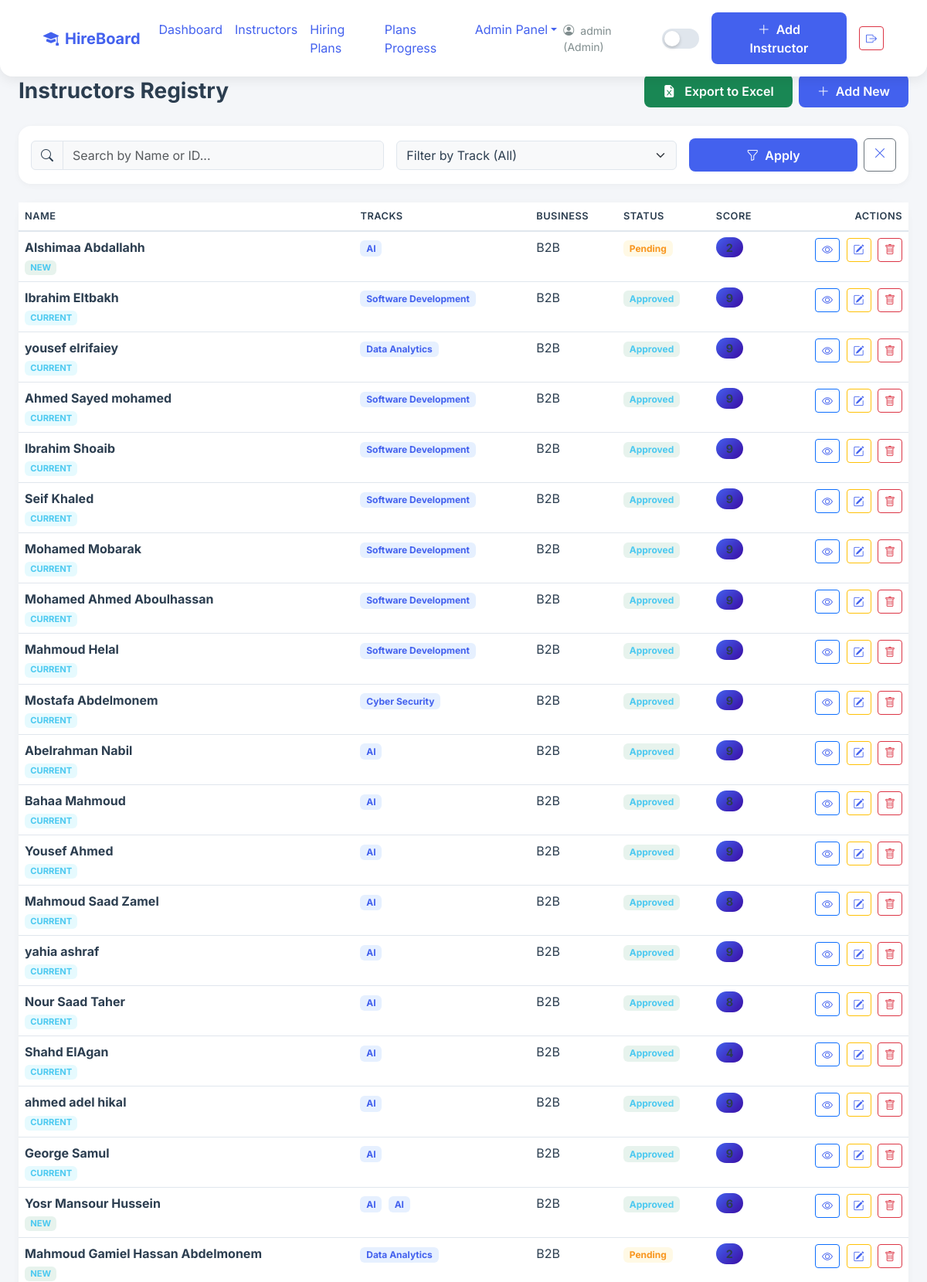
The app's page /instructors/ (signed in, upper part) with its own data.
### app/models.py (models this page shows)
class User(UserMixin, db.Model):
    __tablename__ = 'users'
    id = db.Column(db.Integer, primary_key=True)
    username = db.Column(db.String(100), unique=True, nullable=False)
    password_hash = db.Column(db.String(200), nullable=False)
    role = db.Column(db.String(50), nullable=False)

class Instructor(db.Model):
    __tablename__ = 'instructors'
    id = db.Column(db.Integer, primary_key=True)
    name = db.Column(db.String(255), nullable=False)
    instructor_id = db.Column(db.String(50))
    phone = db.Column(db.String(50))
    cv_url = db.Column(db.String(500))
    video_url = db.Column(db.String(500))
    rate_per_hour = db.Column(db.Numeric(10, 2))
    employment_type = db.Column(db.String(50))
    business_type = db.Column(db.String(50))
    technical_feedback = db.Column(db.String(50))
    first_approval = db.Column(db.String(50))
    second_approval = db.Column(db.String(50))
    review_date = db.Column(db.Date)
    reviewer_name = db.Column(db.String(255))
    notes = db.Column(db.Text)
    score = db.Column(db.Integer, default=0)
    status = db.Column(db.String(20), default='New') # New or Current
    created_at = db.Column(db.DateTime, default=datetime.utcnow)
    plan_id = db.Column(db.Integer, db.ForeignKey('hiring_plans.id'), nullable=True)
    tracks = db.relationship('InstructorTrack', backref='instructor', lazy=True, cascade='all, delete-orphan')

class InstructorTrack(db.Model):
    __tablename__ = 'instructor_tracks'
    id = db.Column(db.Integer, primary_key=True)
    instructor_id = db.Column(db.Integer, db.ForeignKey('instructors.id'), nullable=False)
    track_id = db.Column(db.Integer, db.ForeignKey('tracks.id'), nullable=False)
    profile_id = db.Column(db.Integer, db.ForeignKey('profiles.id'), nullable=False)
    order = db.Column(db.Integer, nullable=False)
    track = db.relationship('Track', backref='instructor_tracks')
    profile = db.relationship('Profile', backref='instructor_tracks')

class Track(db.Model):
    __tablename__ = 'tracks'
    id = db.Column(db.Integer, primary_key=True)
    name = db.Column(db.String(100), unique=True, nullable=False)
    profiles = db.relationship('Profile', backref='track', lazy=True)

### app/routes/instructors.py (the view, shortened to what this page needs)
@instructors_bp.route('/')
@login_required
def list_instructors():
    tracks = Track.query.all()
    query = Instructor.query
    search_term = request.args.get('q', '').strip()
    track_filter = request.args.get('track_id', type=int)
    if track_filter:
        subquery = db.session.query(InstructorTrack.instructor_id)\
            .filter(InstructorTrack.track_id == track_filter).subquery()
        query = query.filter(Instructor.id.in_(subquery))
    instructors = query.distinct().order_by(Instructor.created_at.desc()).all()
    return render_template('instructors/index.html',
                           instructors=instructors,
                           tracks=tracks,
                           search_term=search_term,
                           track_filter=track_filter)

### app/templates/instructors/index.html (shortened to what this page needs)
{% extends 'base.html' %}
{% block content %}
<div class="d-flex justify-content-between align-items-center mb-4 animate-fade-up">
    <h3 class="fw-bold mb-0">Instructors Registry</h3>
    <div class="d-flex gap-2">
        {% if current_user.role == 'Admin' %}
        <a href="{{ url_for('instructors.export_instructors') }}" class="btn btn-success">
            <i class="bi bi-file-earmark-excel-fill me-2"></i> Export to Excel
        </a>
        {% endif %}
        <a href="{{ url_for('instructors.create_instructor') }}" class="btn btn-accent">
            <i class="bi bi-plus-lg me-1"></i> Add New
        </a>
    </div>
</div>
<div class="card p-3 mb-4 animate-fade-up delay-1">
    <form method="GET" action="{{ url_for('instructors.list_instructors') }}" class="row g-3 align-items-center">
        <div class="col-md-5">
            <div class="input-group">
                <span class="input-group-text" style="background: var(--input-bg); border-color: var(--border-color); color: var(--text-secondary);"><i class="bi bi-search"></i></span>
                <input type="text" name="q" class="form-control" placeholder="Search by Name or ID..." value="{{ search_term }}">
            </div>
        </div>
        <div class="col-md-4">
            <select name="track_id" class="form-select">
                <option value="">Filter by Track (All)</option>
            </select>
        </div>
        <div class="col-md-3 d-flex gap-2">
            <button type="submit" class="btn btn-accent flex-grow-1"><i class="bi bi-funnel me-1"></i> Apply</button>
            <a href="{{ url_for('instructors.list_instructors') }}" class="btn btn-outline-secondary" title="Clear Filters"><i class="bi bi-x-lg"></i></a>
        </div>
    </form>
</div>
<div class="card animate-fade-up delay-2">
    <div class="table-responsive">
        <table class="table table-hover mb-0">
            <thead>
                <tr>
                    <th>Name</th>
                    <th>Tracks</th>
                    <th>Business</th>
                    <th>Status</th>
                    <th>Score</th>
                    <th class="text-end">Actions</th>
                </tr>
            </thead>
            <tbody>
                {% for inst in instructors %}
                <tr>
                    <td>
                        <span class="fw-bold">{{ inst.name }}</span>
                        <br>
                        {% if inst.status == 'Current' %}
                            <span class="badge bg-info bg-opacity-10 text-info mt-1" style="font-size: 0.7rem;">CURRENT</span>
                        {% else %}
                            <span class="badge bg-success bg-opacity-10 text-success mt-1" style="font-size: 0.7rem;">NEW</span>
                        {% endif %}
                    </td>
                    <td>
                        {% for t in inst.tracks %}
                            <span class="badge bg-primary bg-opacity-10 text-primary me-1">{{ t.track.name }}</span>
                        {% endfor %}
                    </td>
                    <td>{{ inst.business_type }}</td>
                    <td>
                        {% if inst.first_approval == 'Approved' %}
                            <span class="badge bg-success bg-opacity-10 text-success">Approved</span>
                        {% elif inst.first_approval == 'Pending' %}
                            <span class="badge bg-warning bg-opacity-10 text-warning">Pending</span>
                        {% elif inst.first_approval == 'Rejected' %}
                            <span class="badge bg-danger bg-opacity-10 text-danger">Rejected</span>
                        {% else %}
                            <span class="text-muted">N/A</span>
                        {% endif %}
                    </td>
                    <td><span class="score-badge">{{ inst.score }}</span></td>
                    <td class="text-end">
                        <a href="{{ url_for('instructors.view_instructor', id=inst.id) }}" class="btn btn-sm btn-outline-primary me-1" title="View Profile">
                            <i class="bi bi-eye"></i>
                        </a>
                        {% if current_user.role == 'Admin' %}
                        <a href="{{ url_for('instructors.edit_instructor', id=inst.id) }}" class="btn btn-sm btn-outline-warning me-1" title="Edit">
                            <i class="bi bi-pencil-square"></i>
                        </a>
                        <form method="POST" action="{{ url_for('instructors.delete_instructor', id=inst.id) }}" class="d-inline" onsubmit="return confirm('Are you sure you want to delete this instructor?');">
                            <button type="submit" class="btn btn-sm btn-outline-danger" title="Delete">
                                <i class="bi bi-trash"></i>
                            </button>
                        </form>
                        {% else %}
                        <span class="text-muted small fst-italic">View Only</span>
                        {% endif %}
                    </td>
                </tr>
                {% endfor %}
            </tbody>
        </table>
    </div>
</div>
{% endblock %}

### app/templates/base.html (shortened to what this page needs)
<!DOCTYPE html>
<html lang="en" data-theme="light">
<head>
    <link href="https://cdn.jsdelivr.net/npm/bootstrap@5.3.0/dist/css/bootstrap.min.css" rel="stylesheet">
    <link href="https://cdn.jsdelivr.net/npm/bootstrap-icons@1.11.0/font/bootstrap-icons.css" rel="stylesheet">
    <link rel="stylesheet" href="{{ url_for('static', filename='css/themes.css') }}">
    <link rel="stylesheet" href="{{ url_for('static', filename='css/style.css') }}">
</head>
<body>
    <nav class="navbar navbar-expand-lg fixed-top">
        <div class="container-fluid px-4">
            <a class="navbar-brand fw-bold" href="/">
                <i class="bi bi-mortarboard-fill me-2" style="color: var(--accent);"></i>HireBoard
            </a>
            <div class="collapse navbar-collapse">
                <ul class="navbar-nav me-auto mb-2 mb-lg-0">
                    <li class="nav-item"><a class="nav-link" href="{{ url_for('dashboard.view_dashboard') }}">Dashboard</a></li>
                    <li class="nav-item"><a class="nav-link" href="{{ url_for('instructors.list_instructors') }}">Instructors</a></li>
                    <li class="nav-item"><a class="nav-link" href="{{ url_for('plans.list_plans') }}">Hiring Plans</a></li>
                    {% if current_user.role == 'Admin' %}
                    <li class="nav-item"><a class="nav-link" href="{{ url_for('plans.view_progress') }}">Plans Progress</a></li>
                    {% endif %}
                    {% if current_user.role == 'Admin' %}
                    <li class="nav-item dropdown">
                        <a class="nav-link dropdown-toggle" href="#" role="button" data-bs-toggle="dropdown">Admin Panel</a>
                    </li>
                    {% endif %}
                </ul>
                                <div class="d-flex align-items-center gap-3">
                    <span class="text-muted small d-none d-md-block">
                        <i class="bi bi-person-circle me-1"></i> {{ current_user.username }} ({{ current_user.role }})
                    </span>
                    <button class="theme-toggle" onclick="toggleTheme()"></button>
                    {% if current_user.role == 'Admin' %}
                    <a href="{{ url_for('instructors.create_instructor') }}" class="btn btn-accent">
                        <i class="bi bi-plus-lg me-1"></i> Add Instructor
                    </a>
                    {% endif %}
                    <a href="{{ url_for('auth.logout') }}" class="btn btn-outline-danger btn-sm" title="Logout">
                        <i class="bi bi-box-arrow-right"></i>
                    </a>
                </div>
            </div>
        </div>
    </nav>
    <div class="container-fluid px-4 pt-5 mt-5">
        {% block content %}{% endblock %}
    </div>
</body>
</html>

### app/static/css/themes.css (style rules this page uses)
:root { --bg-body: #f4f6f9; --bg-card: #ffffff; --bg-nav: #ffffff; --text-primary: #2c3e50; --text-secondary: #7f8c8d; --border-color: #e0e6ed; --accent: #4361ee; --accent-hover: #3f37c9; --shadow-sm: 0 2px 8px rgba(0,0,0,0.04); --shadow-md: 0 4px 16px rgba(0,0,0,0.08); --shadow-lg: 0 8px 32px rgba(0,0,0,0.12); --input-bg: #f8f9fa; --table-stripe: #f8f9fa; --kpi-gradient-1: linear-gradient(135deg, #4361ee 0%, #3a0ca3 100%); --kpi-gradient-2: linear-gradient(135deg, #4cc9f0 0%, #4895ef 100%); --kpi-gradient-3: linear-gradient(135deg, #f72585 0%, #b5179e 100%); --kpi-gradient-4: linear-gradient(135deg, #7209b7 0%, #560bad 100%); }
body { background-color: var(--bg-body); color: var(--text-primary); transition: background-color 0.3s ease, color 0.3s ease; }
h1, h2, h3, h4, h5, h6, p, span, div, li, td, th, label, small, strong, b { color: var(--text-primary) !important; }
.text-muted, .small, .text-secondary { color: var(--text-secondary) !important; }
a { color: var(--accent) !important; }
.card, .navbar, .modal-content { background-color: var(--bg-card) !important; border-color: var(--border-color) !important; box-shadow: var(--shadow-sm); transition: all 0.3s ease; }
.form-control, .form-select { background-color: var(--input-bg) !important; color: var(--text-primary) !important; border-color: var(--border-color) !important; }
.form-select option { background-color: var(--input-bg); color: var(--text-primary); }
.table { --bs-table-bg: var(--bg-card); --bs-table-striped-bg: var(--table-stripe); --bs-table-hover-bg: var(--table-stripe); border-color: var(--border-color); }
.badge.bg-primary.bg-opacity-10 { color: var(--accent) !important; }
.badge.bg-success.bg-opacity-10 { color: #4cc9f0 !important; }
.badge.bg-warning.bg-opacity-10 { color: #f8961e !important; }
.badge.bg-info.bg-opacity-10 { color: #4cc9f0 !important; }
.btn-accent { background-color: var(--accent) !important; color: #ffffff !important; border: none; border-radius: 8px; padding: 0.6rem 1.5rem; font-weight: 600; transition: background-color 0.3s ease, transform 0.2s ease; text-decoration: none; display: inline-block; }

### app/static/css/style.css (style rules this page uses)
.animate-fade-up { animation: fadeInUp 0.6s ease-out forwards; opacity: 0; }
.delay-1 { animation-delay: 0.1s; }
.delay-2 { animation-delay: 0.2s; }
body { font-family: 'Inter', -apple-system, BlinkMacSystemFont, "Segoe UI", Roboto, sans-serif; }
.navbar { box-shadow: var(--shadow-md); margin-bottom: 2rem; padding: 1rem 2rem; border-radius: 0 0 16px 16px; }
.card { border-radius: 16px; border: none; box-shadow: var(--shadow-sm); transition: transform 0.3s ease, box-shadow 0.3s ease; }
.table thead th { border-bottom: 2px solid var(--border-color); font-weight: 600; text-transform: uppercase; font-size: 0.8rem; letter-spacing: 0.5px; }
.table-hover tbody tr { transition: background-color 0.2s ease; }
.btn-accent { background-color: var(--accent); color: white; border: none; border-radius: 8px; padding: 0.6rem 1.5rem; font-weight: 600; transition: background-color 0.3s ease, transform 0.2s ease; }
.btn-success { background-color: #198754 !important; color: #ffffff !important; border: none; border-radius: 8px; padding: 0.6rem 1.5rem; font-weight: 600; transition: all 0.3s ease; text-decoration: none; display: inline-block; }
.theme-toggle { width: 50px; height: 26px; border-radius: 13px; background-color: var(--border-color); position: relative; cursor: pointer; border: none; transition: background-color 0.3s ease; }
.theme-toggle::after { content: ''; position: absolute; top: 3px; left: 3px; width: 20px; height: 20px; border-radius: 50%; background-color: white; transition: transform 0.3s ease; box-shadow: 0 2px 4px rgba(0,0,0,0.2); }

### records on screen
User: username "admin", role "Admin"
Instructor: name "Alshimaa Abdallahh", status "NEW", business_type "B2B", first_approval "Pending", score "2"
InstructorTrack: track.name "AI"
Instructor: name "Ibrahim Eltbakh", status "CURRENT", business_type "B2B", first_approval "Approved", score "9"
InstructorTrack: track.name "Software Development"
Instructor: name "yousef elrifaiey", status "CURRENT", business_type "B2B", first_approval "Approved", score "9"
InstructorTrack: track.name "Data Analytics"
Instructor: name "Ahmed Sayed mohamed", status "CURRENT", business_type "B2B", first_approval "Approved", score "9"
InstructorTrack: track.name "Software Development"
Instructor: name "Ibrahim Shoaib", status "CURRENT", business_type "B2B", first_approval "Approved", score "9"
InstructorTrack: track.name "Software Development"
Instructor: name "Seif Khaled", status "CURRENT", business_type "B2B", first_approval "Approved", score "9"
InstructorTrack: track.name "Software Development"
Instructor: name "Mohamed Mobarak", status "CURRENT", business_type "B2B", first_approval "Approved", score "9"
InstructorTrack: track.name "Software Development"
Instructor: name "Mohamed Ahmed Aboulhassan", status "CURRENT", business_type "B2B", first_approval "Approved", score "9"
InstructorTrack: track.name "Software Development"
Instructor: name "Mahmoud Helal", status "CURRENT", business_type "B2B", first_approval "Approved", score "9"
InstructorTrack: track.name "Software Development"
Instructor: name "Mostafa Abdelmonem", status "CURRENT", business_type "B2B", first_approval "Approved", score "9"
InstructorTrack: track.name "Cyber Security"
Instructor: name "Abelrahman Nabil", status "CURRENT", business_type "B2B", first_approval "Approved", score "9"
InstructorTrack: track.name "AI"
Instructor: name "Bahaa Mahmoud", status "CURRENT", business_type "B2B", first_approval "Approved", score "8"
InstructorTrack: track.name "AI"
Instructor: name "Yousef Ahmed", status "CURRENT", business_type "B2B", first_approval "Approved", score "9"
InstructorTrack: track.name "AI"
Instructor: name "Mahmoud Saad Zamel", status "CURRENT", business_type "B2B", first_approval "Approved", score "8"
InstructorTrack: track.name "AI"
Instructor: name "yahia ashraf", status "CURRENT", business_type "B2B", first_approval "Approved", score "9"
InstructorTrack: track.name "AI"
Instructor: name "Nour Saad Taher", status "CURRENT", business_type "B2B", first_approval "Approved", score "8"
InstructorTrack: track.name "AI"
Instructor: name "Shahd ElAgan", status "CURRENT", business_type "B2B", first_approval "Approved", score "4"
InstructorTrack: track.name "AI"
Instructor: name "ahmed adel hikal", status "CURRENT", business_type "B2B", first_approval "Approved", score "9"
InstructorTrack: track.name "AI"
Instructor: name "George Samul", status "CURRENT", business_type "B2B", first_approval "Approved", score "9"
InstructorTrack: track.name "AI"
Instructor: name "Yosr Mansour Hussein", status "NEW", business_type "B2B", first_approval "Approved", score "6"
InstructorTrack: track.name "AI"
InstructorTrack: track.name "AI"
Instructor: name "Mahmoud Gamiel Hassan Abdelmonem", status "NEW", business_type "B2B", first_approval "Pending", score "2"
InstructorTrack: track.name "Data Analytics"
